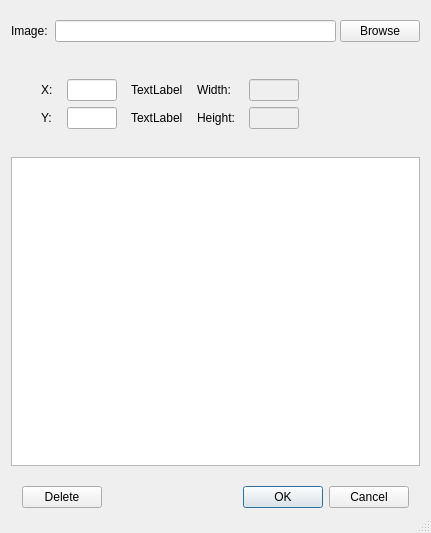
<?xml version="1.0" encoding="UTF-8"?>
<ui version="4.0">
 <class>EditAnonymousNPCClass</class>
 <widget class="QDialog" name="EditAnonymousNPCClass">
  <property name="windowModality">
   <enum>Qt::WindowModal</enum>
  </property>
  <property name="geometry">
   <rect>
    <x>0</x>
    <y>0</y>
    <width>431</width>
    <height>533</height>
   </rect>
  </property>
  <property name="windowTitle">
   <string>Edit NPC</string>
  </property>
  <property name="sizeGripEnabled">
   <bool>true</bool>
  </property>
  <property name="modal">
   <bool>false</bool>
  </property>
  <layout class="QVBoxLayout" name="verticalLayout_3">
   <item>
    <widget class="QWidget" name="widget_2" native="true">
     <layout class="QVBoxLayout" name="verticalLayout_2">
      <property name="leftMargin">
       <number>0</number>
      </property>
      <property name="topMargin">
       <number>0</number>
      </property>
      <property name="rightMargin">
       <number>0</number>
      </property>
      <property name="bottomMargin">
       <number>0</number>
      </property>
      <item>
       <widget class="QWidget" name="widget_3" native="true">
        <property name="sizePolicy">
         <sizepolicy hsizetype="Preferred" vsizetype="Fixed">
          <horstretch>0</horstretch>
          <verstretch>0</verstretch>
         </sizepolicy>
        </property>
        <property name="minimumSize">
         <size>
          <width>0</width>
          <height>0</height>
         </size>
        </property>
        <layout class="QVBoxLayout" name="verticalLayout">
         <property name="leftMargin">
          <number>0</number>
         </property>
         <property name="topMargin">
          <number>0</number>
         </property>
         <property name="rightMargin">
          <number>0</number>
         </property>
         <property name="bottomMargin">
          <number>0</number>
         </property>
         <item>
          <widget class="QWidget" name="widget_4" native="true">
           <property name="minimumSize">
            <size>
             <width>0</width>
             <height>40</height>
            </size>
           </property>
           <property name="maximumSize">
            <size>
             <width>16777215</width>
             <height>40</height>
            </size>
           </property>
           <layout class="QHBoxLayout" name="horizontalLayout_2">
            <property name="spacing">
             <number>4</number>
            </property>
            <property name="leftMargin">
             <number>0</number>
            </property>
            <property name="topMargin">
             <number>0</number>
            </property>
            <property name="rightMargin">
             <number>0</number>
            </property>
            <property name="bottomMargin">
             <number>0</number>
            </property>
            <item>
             <widget class="QLabel" name="label">
              <property name="minimumSize">
               <size>
                <width>0</width>
                <height>40</height>
               </size>
              </property>
              <property name="text">
               <string>Image: </string>
              </property>
              <property name="textFormat">
               <enum>Qt::PlainText</enum>
              </property>
             </widget>
            </item>
            <item>
             <widget class="QLineEdit" name="imageText"/>
            </item>
            <item>
             <widget class="QPushButton" name="imageBrowse">
              <property name="minimumSize">
               <size>
                <width>75</width>
                <height>0</height>
               </size>
              </property>
              <property name="text">
               <string>Browse</string>
              </property>
             </widget>
            </item>
           </layout>
          </widget>
         </item>
         <item>
          <widget class="QWidget" name="widget_5" native="true">
           <property name="sizePolicy">
            <sizepolicy hsizetype="Preferred" vsizetype="Fixed">
             <horstretch>0</horstretch>
             <verstretch>0</verstretch>
            </sizepolicy>
           </property>
           <property name="minimumSize">
            <size>
             <width>180</width>
             <height>70</height>
            </size>
           </property>
           <layout class="QHBoxLayout" name="horizontalLayout_3">
            <item>
             <widget class="QWidget" name="widget_6" native="true">
              <property name="sizePolicy">
               <sizepolicy hsizetype="Fixed" vsizetype="Preferred">
                <horstretch>0</horstretch>
                <verstretch>0</verstretch>
               </sizepolicy>
              </property>
              <property name="minimumSize">
               <size>
                <width>300</width>
                <height>0</height>
               </size>
              </property>
              <layout class="QGridLayout" name="gridLayout">
               <item row="0" column="0">
                <widget class="QLabel" name="label_2">
                 <property name="sizePolicy">
                  <sizepolicy hsizetype="Fixed" vsizetype="Preferred">
                   <horstretch>0</horstretch>
                   <verstretch>0</verstretch>
                  </sizepolicy>
                 </property>
                 <property name="text">
                  <string>X:</string>
                 </property>
                </widget>
               </item>
               <item row="0" column="1">
                <widget class="QLineEdit" name="xText">
                 <property name="maximumSize">
                  <size>
                   <width>50</width>
                   <height>16777215</height>
                  </size>
                 </property>
                </widget>
               </item>
               <item row="0" column="2">
                <widget class="QLabel" name="localXText">
                 <property name="enabled">
                  <bool>true</bool>
                 </property>
                 <property name="sizePolicy">
                  <sizepolicy hsizetype="Fixed" vsizetype="Preferred">
                   <horstretch>0</horstretch>
                   <verstretch>0</verstretch>
                  </sizepolicy>
                 </property>
                 <property name="palette">
                  <palette>
                   <active>
                    <colorrole role="Text">
                     <brush brushstyle="SolidPattern">
                      <color alpha="255">
                       <red>181</red>
                       <green>181</green>
                       <blue>181</blue>
                      </color>
                     </brush>
                    </colorrole>
                   </active>
                   <inactive>
                    <colorrole role="Text">
                     <brush brushstyle="SolidPattern">
                      <color alpha="255">
                       <red>0</red>
                       <green>0</green>
                       <blue>0</blue>
                      </color>
                     </brush>
                    </colorrole>
                   </inactive>
                   <disabled>
                    <colorrole role="Text">
                     <brush brushstyle="SolidPattern">
                      <color alpha="255">
                       <red>120</red>
                       <green>120</green>
                       <blue>120</blue>
                      </color>
                     </brush>
                    </colorrole>
                   </disabled>
                  </palette>
                 </property>
                 <property name="text">
                  <string>TextLabel</string>
                 </property>
                 <property name="textInteractionFlags">
                  <set>Qt::LinksAccessibleByMouse|Qt::TextSelectableByMouse</set>
                 </property>
                </widget>
               </item>
               <item row="0" column="3">
                <widget class="QLabel" name="label_4">
                 <property name="sizePolicy">
                  <sizepolicy hsizetype="Fixed" vsizetype="Preferred">
                   <horstretch>0</horstretch>
                   <verstretch>0</verstretch>
                  </sizepolicy>
                 </property>
                 <property name="text">
                  <string>Width:</string>
                 </property>
                </widget>
               </item>
               <item row="0" column="4">
                <widget class="QLineEdit" name="widthText">
                 <property name="enabled">
                  <bool>false</bool>
                 </property>
                 <property name="maximumSize">
                  <size>
                   <width>50</width>
                   <height>16777215</height>
                  </size>
                 </property>
                </widget>
               </item>
               <item row="1" column="0">
                <widget class="QLabel" name="label_3">
                 <property name="sizePolicy">
                  <sizepolicy hsizetype="Fixed" vsizetype="Preferred">
                   <horstretch>0</horstretch>
                   <verstretch>0</verstretch>
                  </sizepolicy>
                 </property>
                 <property name="text">
                  <string>Y:</string>
                 </property>
                </widget>
               </item>
               <item row="1" column="1">
                <widget class="QLineEdit" name="yText">
                 <property name="maximumSize">
                  <size>
                   <width>50</width>
                   <height>16777215</height>
                  </size>
                 </property>
                </widget>
               </item>
               <item row="1" column="2">
                <widget class="QLabel" name="localYText">
                 <property name="enabled">
                  <bool>true</bool>
                 </property>
                 <property name="sizePolicy">
                  <sizepolicy hsizetype="Fixed" vsizetype="Preferred">
                   <horstretch>0</horstretch>
                   <verstretch>0</verstretch>
                  </sizepolicy>
                 </property>
                 <property name="text">
                  <string>TextLabel</string>
                 </property>
                 <property name="textInteractionFlags">
                  <set>Qt::LinksAccessibleByMouse|Qt::TextSelectableByMouse</set>
                 </property>
                </widget>
               </item>
               <item row="1" column="3">
                <widget class="QLabel" name="label_5">
                 <property name="sizePolicy">
                  <sizepolicy hsizetype="Fixed" vsizetype="Preferred">
                   <horstretch>0</horstretch>
                   <verstretch>0</verstretch>
                  </sizepolicy>
                 </property>
                 <property name="text">
                  <string>Height:</string>
                 </property>
                </widget>
               </item>
               <item row="1" column="4">
                <widget class="QLineEdit" name="heightText">
                 <property name="enabled">
                  <bool>false</bool>
                 </property>
                 <property name="maximumSize">
                  <size>
                   <width>50</width>
                   <height>16777215</height>
                  </size>
                 </property>
                </widget>
               </item>
              </layout>
             </widget>
            </item>
            <item>
             <spacer name="horizontalSpacer_2">
              <property name="orientation">
               <enum>Qt::Horizontal</enum>
              </property>
              <property name="sizeHint" stdset="0">
               <size>
                <width>86</width>
                <height>20</height>
               </size>
              </property>
             </spacer>
            </item>
           </layout>
          </widget>
         </item>
        </layout>
       </widget>
      </item>
      <item>
       <widget class="kgl::QCodeEditor" name="plainTextEdit">
        <property name="sizePolicy">
         <sizepolicy hsizetype="Preferred" vsizetype="Preferred">
          <horstretch>0</horstretch>
          <verstretch>0</verstretch>
         </sizepolicy>
        </property>
        <property name="horizontalScrollBarPolicy">
         <enum>Qt::ScrollBarAsNeeded</enum>
        </property>
        <property name="placeholderText">
         <string/>
        </property>
       </widget>
      </item>
     </layout>
    </widget>
   </item>
   <item>
    <widget class="QWidget" name="widget" native="true">
     <property name="sizePolicy">
      <sizepolicy hsizetype="Preferred" vsizetype="Fixed">
       <horstretch>0</horstretch>
       <verstretch>0</verstretch>
      </sizepolicy>
     </property>
     <property name="minimumSize">
      <size>
       <width>0</width>
       <height>50</height>
      </size>
     </property>
     <layout class="QHBoxLayout" name="horizontalLayout">
      <property name="topMargin">
       <number>2</number>
      </property>
      <property name="bottomMargin">
       <number>2</number>
      </property>
      <item>
       <widget class="QPushButton" name="deleteButton">
        <property name="minimumSize">
         <size>
          <width>75</width>
          <height>0</height>
         </size>
        </property>
        <property name="text">
         <string>Delete</string>
        </property>
        <property name="icon">
         <iconset resource="MainWindow.qrc">
          <normaloff>:/MainWindow/icons/fugue/cross-script.png</normaloff>:/MainWindow/icons/fugue/cross-script.png</iconset>
        </property>
       </widget>
      </item>
      <item>
       <spacer name="horizontalSpacer">
        <property name="orientation">
         <enum>Qt::Horizontal</enum>
        </property>
        <property name="sizeHint" stdset="0">
         <size>
          <width>40</width>
          <height>20</height>
         </size>
        </property>
       </spacer>
      </item>
      <item>
       <widget class="QDialogButtonBox" name="buttonBox">
        <property name="sizePolicy">
         <sizepolicy hsizetype="Fixed" vsizetype="Fixed">
          <horstretch>0</horstretch>
          <verstretch>0</verstretch>
         </sizepolicy>
        </property>
        <property name="orientation">
         <enum>Qt::Horizontal</enum>
        </property>
        <property name="standardButtons">
         <set>QDialogButtonBox::Cancel|QDialogButtonBox::Ok</set>
        </property>
        <property name="centerButtons">
         <bool>false</bool>
        </property>
       </widget>
      </item>
     </layout>
    </widget>
   </item>
  </layout>
 </widget>
 <layoutdefault spacing="6" margin="11"/>
 <customwidgets>
  <customwidget>
   <class>kgl::QCodeEditor</class>
   <extends>QPlainTextEdit</extends>
   <header location="global">QCodeEditor.hpp</header>
  </customwidget>
 </customwidgets>
 <resources>
  <include location="MainWindow.qrc"/>
 </resources>
 <connections>
  <connection>
   <sender>buttonBox</sender>
   <signal>accepted()</signal>
   <receiver>EditAnonymousNPCClass</receiver>
   <slot>accept()</slot>
   <hints>
    <hint type="sourcelabel">
     <x>347</x>
     <y>327</y>
    </hint>
    <hint type="destinationlabel">
     <x>236</x>
     <y>180</y>
    </hint>
   </hints>
  </connection>
  <connection>
   <sender>buttonBox</sender>
   <signal>rejected()</signal>
   <receiver>EditAnonymousNPCClass</receiver>
   <slot>reject()</slot>
   <hints>
    <hint type="sourcelabel">
     <x>379</x>
     <y>429</y>
    </hint>
    <hint type="destinationlabel">
     <x>257</x>
     <y>231</y>
    </hint>
   </hints>
  </connection>
 </connections>
</ui>
